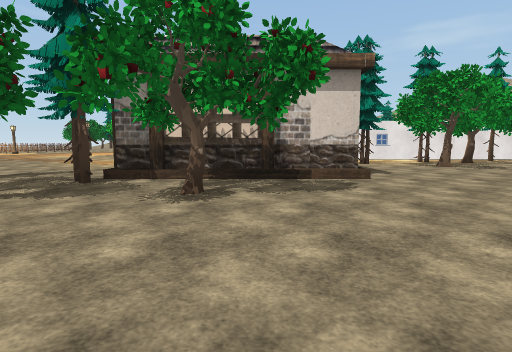
view 1 (above)

16 first-person views from a walk through a scene from a Unity 3-D project. The camera is 1.4 m above the floor, tilts 6° down and sees 80° across. Doors are open. The floor is counted in squares, 2 m on a side. Each view is taken from the middle of a square. On the plan, view 1 faces up. The plan holds only what a view shows up to about 10 squares ahead; the rest is blank. The place goes on beyond the plan. The player character is not drawn. Some animated figures are not drawn. Some surface patterns are stand-ins.

view 2
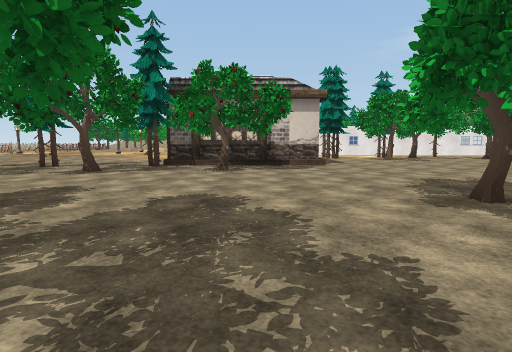

view 3
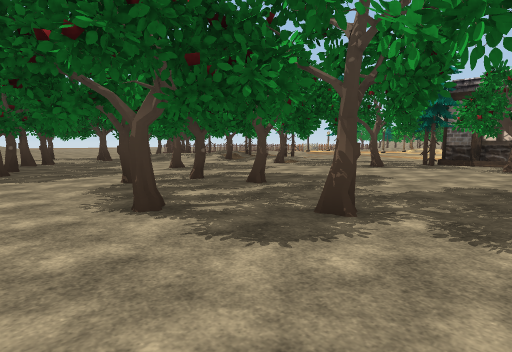

view 4
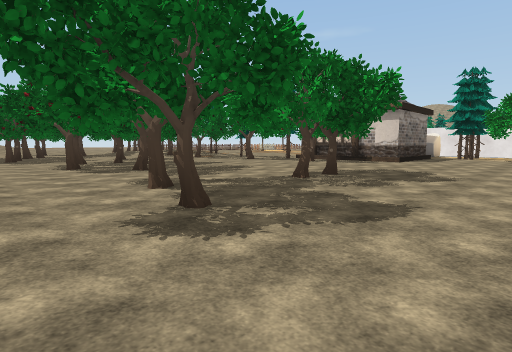

view 5
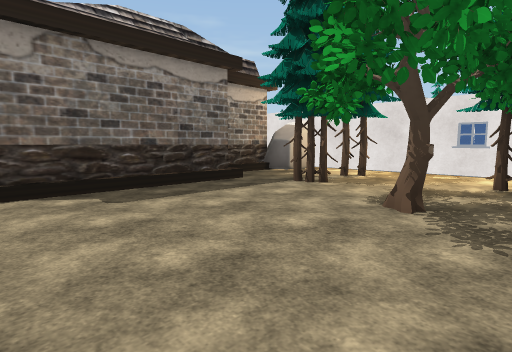

view 6
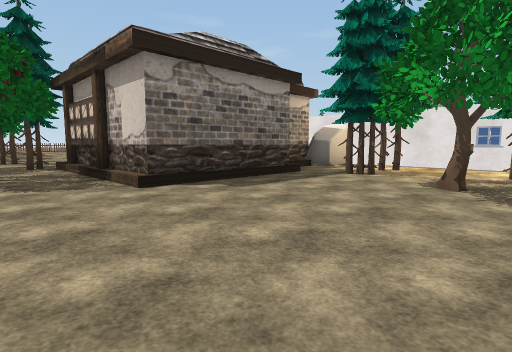

view 7
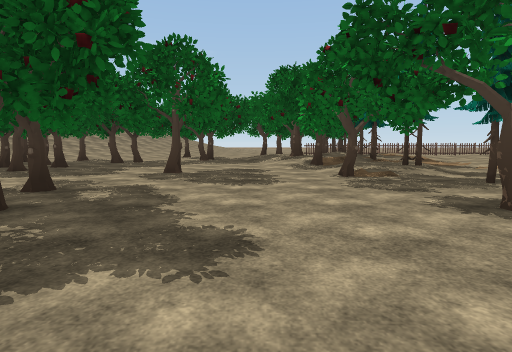

view 8
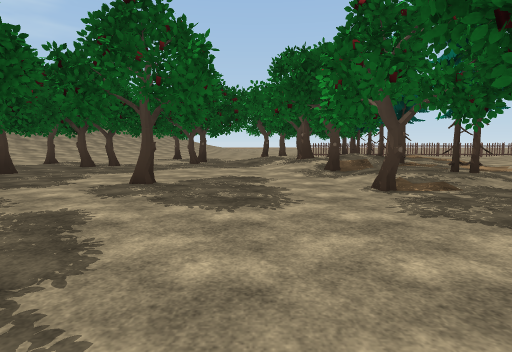

view 9
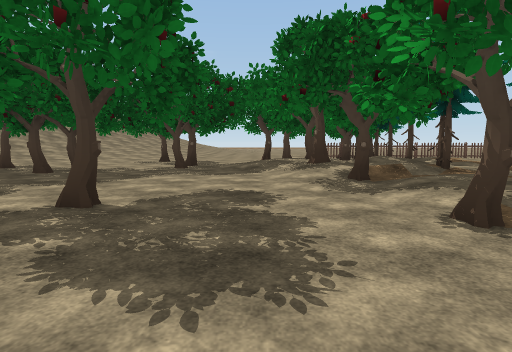

view 10
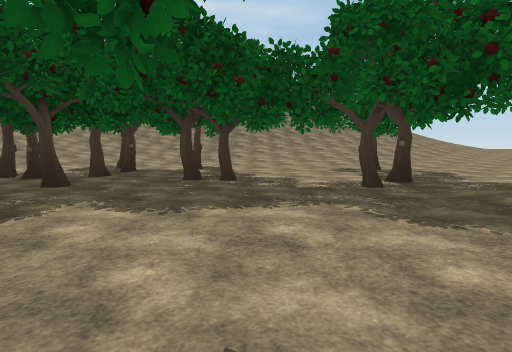

view 11
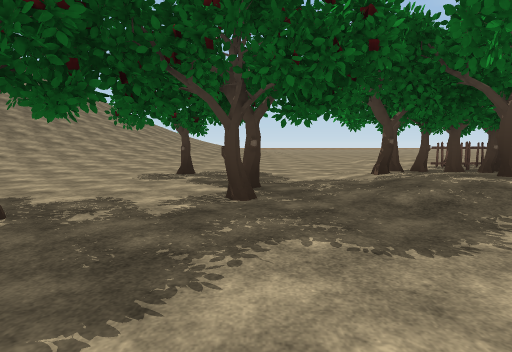

view 12
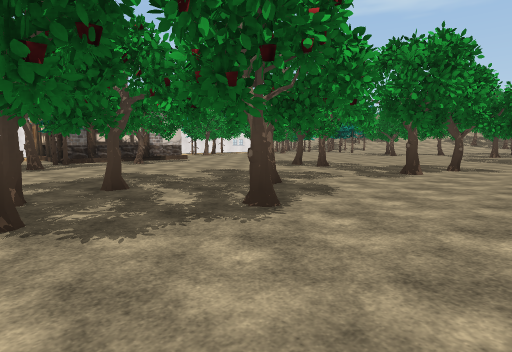

view 13
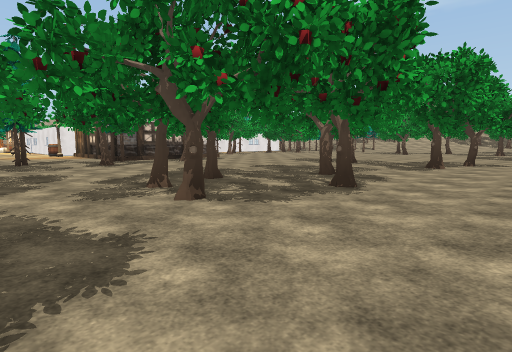

view 14
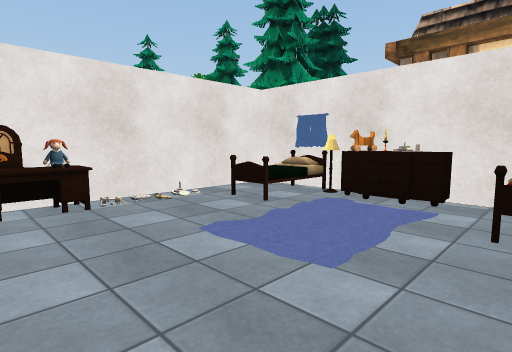

view 15
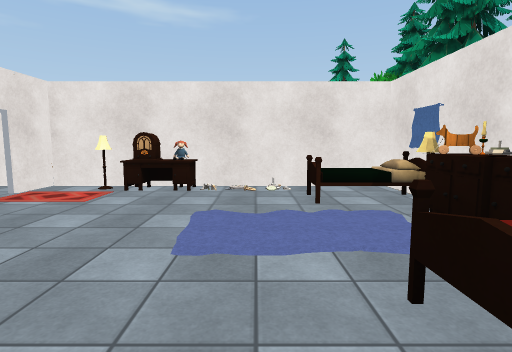

view 16
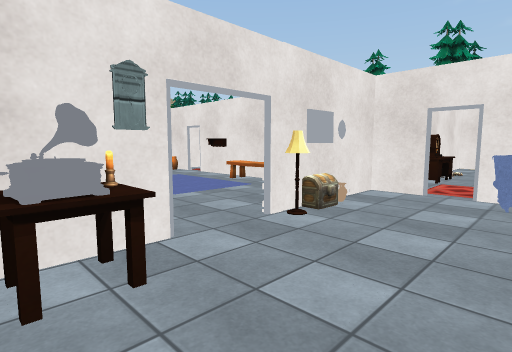

### Floor plan
Key: @ floor where view 1 was taken; # wall or solid block; . main floor; : floor 0.25 m higher than the main floor; + floor 0.5 m higher than the main floor; / step, stairs or slope; = window, fence, low wall or low ledge; O other object.
Columns run from 19 left of view 1 to 7 right of it. Each row starts with its distance up from view 1.
 24                     ..OO
 23                     ..O.
 22                     ..O..
 21                     ..O..
 20                      .# OOO
 19                     ..#####
 18                   ....O
 17                   ...OO
 16                  ...O.#
 15                   O..O#
 14                    OOO#
 13                     OO.O..
 12                     #..O.OO
 11                     #.OO...
 10             ...     ##...O.
  9       ::    ....     #...O.
  8       /::.  ....     #.....
  7      ///...  ...##   #.....
  6  O   //// /.....O#OO.......
  5 .O  OO O/:O/.O...==........
  4 .O O   //=:==..#...=.......
  3 .OOO/O/===/#..=...........
  2 ..O=O+/O/..=..............
  1 ../O///...................
  0 .....=....=........@.OO...
 -1 ....##.....#...=......OO...
 -2 .=.=..=......==#..=..O.....
 -3 .=#...=......==..#.........
 -4 :.....#...=.....#=...O.O...
 -5 /:......=##=.=.=#......O...
 -6 //:..#=.#=.............O...
 -7 /// =.=#=# ....:::: :::....

Positions as (right, up) in squares from view 1, and headings:
1: (0, 0), facing up
2: (0, -4), facing up
3: (0, -6), facing up-left
4: (7, -7), facing up-left
5: (7, 6), facing up-left
6: (7, 4), facing up-left
7: (-1, 1), facing left
8: (-3, 1), facing left
9: (-5, 1), facing left
10: (-9, 1), facing down-left
11: (-10, -1), facing left
12: (-6, -7), facing up-right
13: (-8, -7), facing up-right
14: (-1, 18), facing down-right
15: (-2, 16), facing right
16: (1, 24), facing down-right
